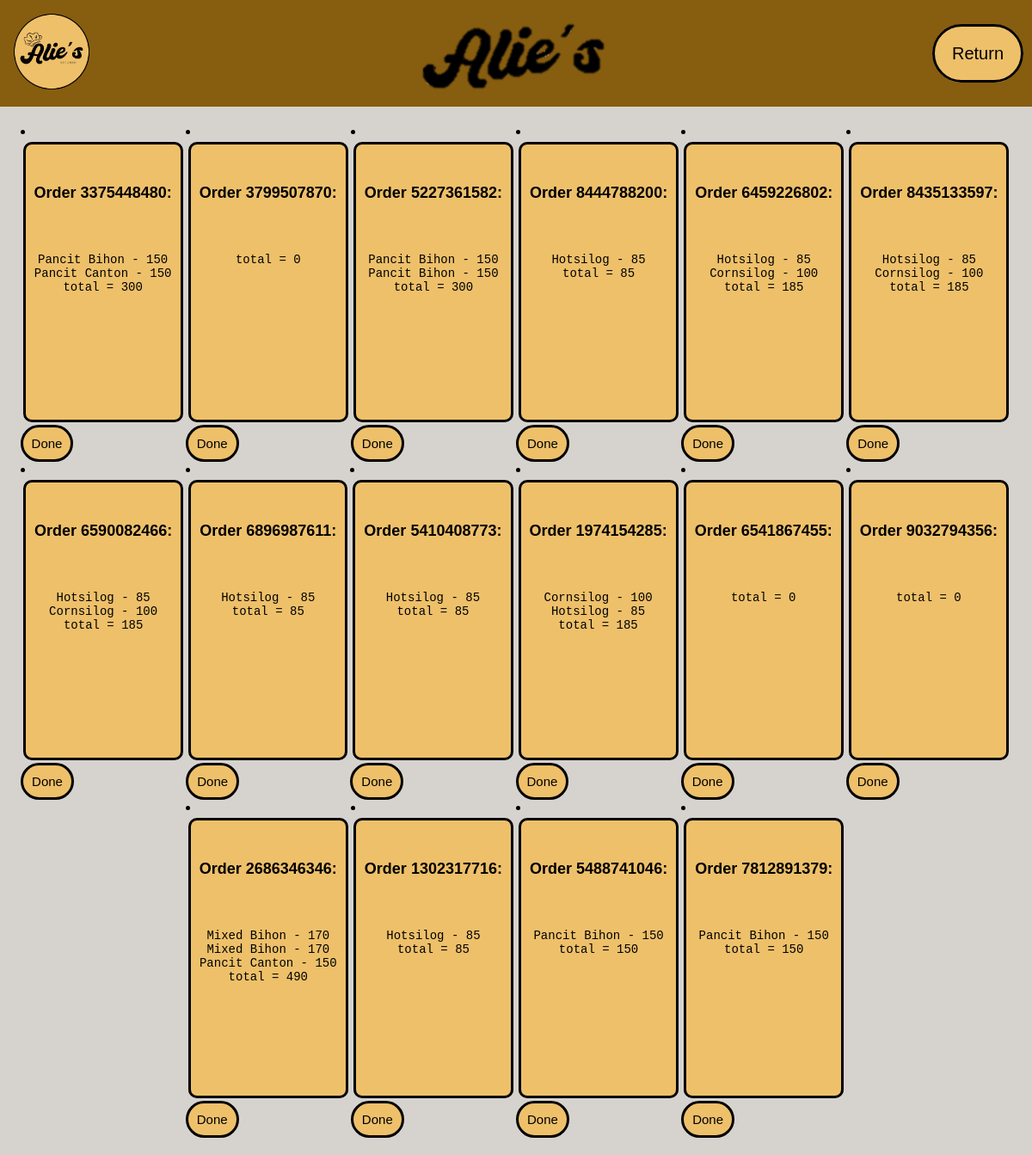
Before: /queue/ with the older database file.
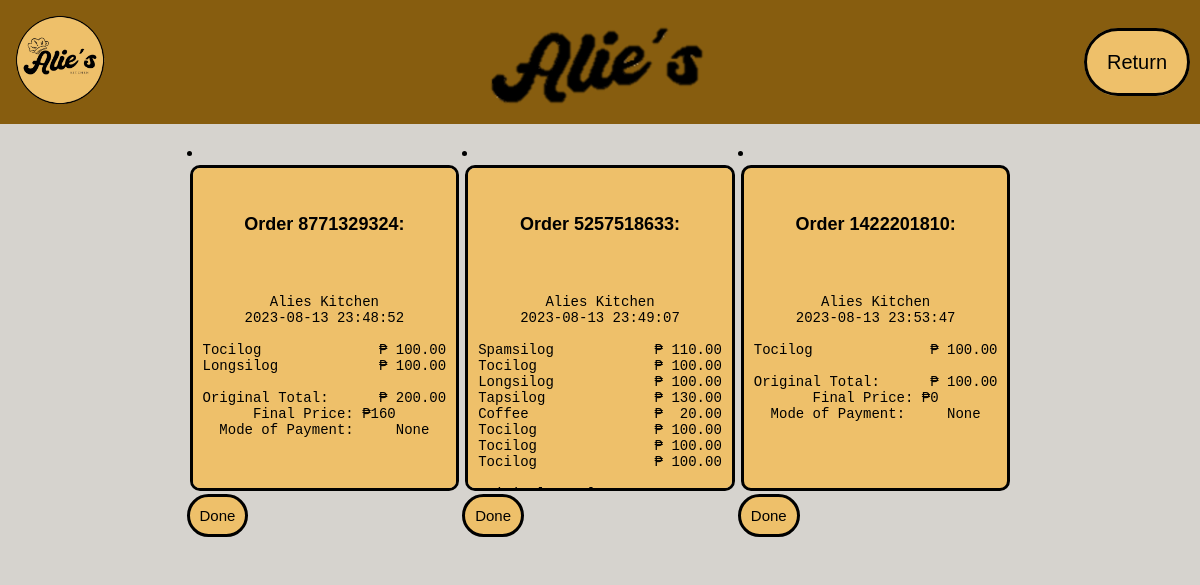
After: the same page with the newer database file.
### Alies/models.py (models this page shows, shortened)
class Receipt(Model):
    name = models.CharField(max_length=255, default="customer")
    date = models.DateTimeField(default=datetime.datetime.now())
    items = models.TextField(default=" ")
    ref_num = models.CharField(max_length=10,editable=True, unique=True,default=create_new_ref_number())
    status = models.CharField(max_length=20,default="In Queue")

### Alies/views.py (the view)
# urls.py: path('queue/',views.queue,name="queue"),
def queue(request):
    context = {
        "receipts":Receipt.objects.filter(status='In Queue')
    }
    form = loader.get_template("GUI/queue.html")
    return HttpResponse(form.render(context,request))

### Alies/templates/GUI/queue.html (shortened to what this page needs)
{% load static %}
<!DOCTYPE html>
<html lang="en">
<head>
    <link rel="stylesheet" href="{% static 'css\queue.css' %}">
</head>
<body>
    <div class="menubar">
        <div class="menu-left">
            <img src="{% static 'media\logo.png' %}" alt="Left Image">
        </div>
        <div class="menu-center">
            <img src="{% static 'media\mlogo.png' %}" alt="Center Image">
        </div>
        <div class="menu-right">
            <a href="/dashboard" class="rtnbtn">Return</a>
        </div>
    </div>
    <div class="queue-area">
        {% for receipt in receipts %}
    <li>
        <div class="queue-box">
            <h3>Order {{ receipt.ref_num }}:</h3>
            <pre style="overflow:visible;margin-top: 5px;">{{ receipt.items }}</pre>
        </div>
        <form action="{% url 'update_receipt_status' receipt.ref_num %}" method="post">
            <input type="submit" value="Done" class="done-button">
        </form>
    </li>
{% endfor %}
    <link rel="stylesheet" href="{% static 'css\queue.css' %}?version=1">
</body>
</html>

Changed rows visible on the page:
removed Receipt: ref_num "3375448480", items "Pancit Bihon - 150 Pancit Canton - 150 total = 300"
removed Receipt: ref_num "3799507870", items "total = 0"
removed Receipt: ref_num "5227361582", items "Pancit Bihon - 150 Pancit Bihon - 150 total = 300"
removed Receipt: ref_num "8444788200", items "Hotsilog - 85 total = 85"
removed Receipt: ref_num "6459226802", items "Hotsilog - 85 Cornsilog - 100 total = 185"
removed Receipt: ref_num "8435133597", items "Hotsilog - 85 Cornsilog - 100 total = 185"
removed Receipt: ref_num "6590082466", items "Hotsilog - 85 Cornsilog - 100 total = 185"
removed Receipt: ref_num "6896987611", items "Hotsilog - 85 total = 85"
removed Receipt: ref_num "5410408773", items "Hotsilog - 85 total = 85"
removed Receipt: ref_num "1974154285", items "Cornsilog - 100 Hotsilog - 85 total = 185"
removed Receipt: ref_num "6541867455", items "total = 0"
removed Receipt: ref_num "9032794356", items "total = 0"
removed Receipt: ref_num "2686346346", items "Mixed Bihon - 170 Mixed Bihon - 170 Pancit Canton - 150 total = 490"
removed Receipt: ref_num "1302317716", items "Hotsilog - 85 total = 85"
removed Receipt: ref_num "5488741046", items "Pancit Bihon - 150 total = 150"
removed Receipt: ref_num "7812891379", items "Pancit Bihon - 150 total = 150"
added Receipt: ref_num "8771329324", items "Alies Kitchen 2023-08-13 23:48:52 Tocilog ₱ 100.00 Longsilog ₱ 100.00 Original Total: ₱ 200.00 Final Price: ₱160 Mode of Payment: None"
added Receipt: ref_num "5257518633", items "Alies Kitchen 2023-08-13 23:49:07 Spamsilog ₱ 110.00 Tocilog ₱ 100.00 Longsilog ₱ 100.00 Tapsilog ₱ 130.00 Coffee ₱ 20.00 Tocilog ₱ 100.00 Tocilog ₱ 100.00 Tocilog ₱ 100.00…"
added Receipt: ref_num "1422201810", items "Alies Kitchen 2023-08-13 23:53:47 Tocilog ₱ 100.00 Original Total: ₱ 100.00 Final Price: ₱0 Mode of Payment: None"
